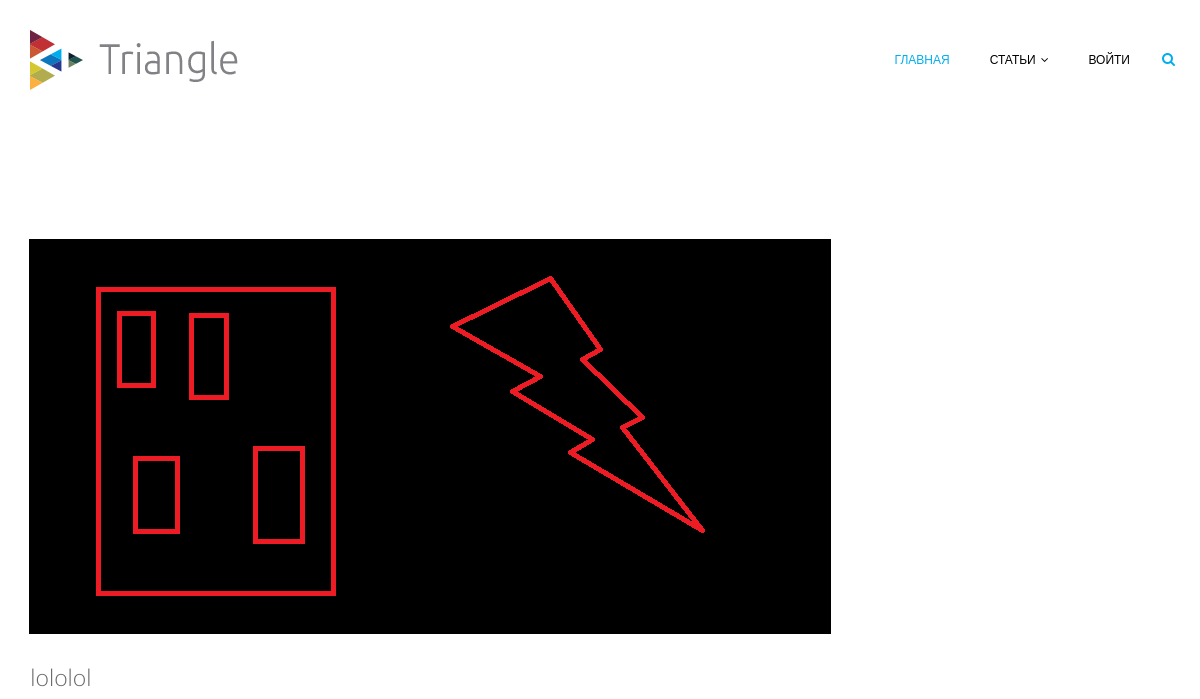
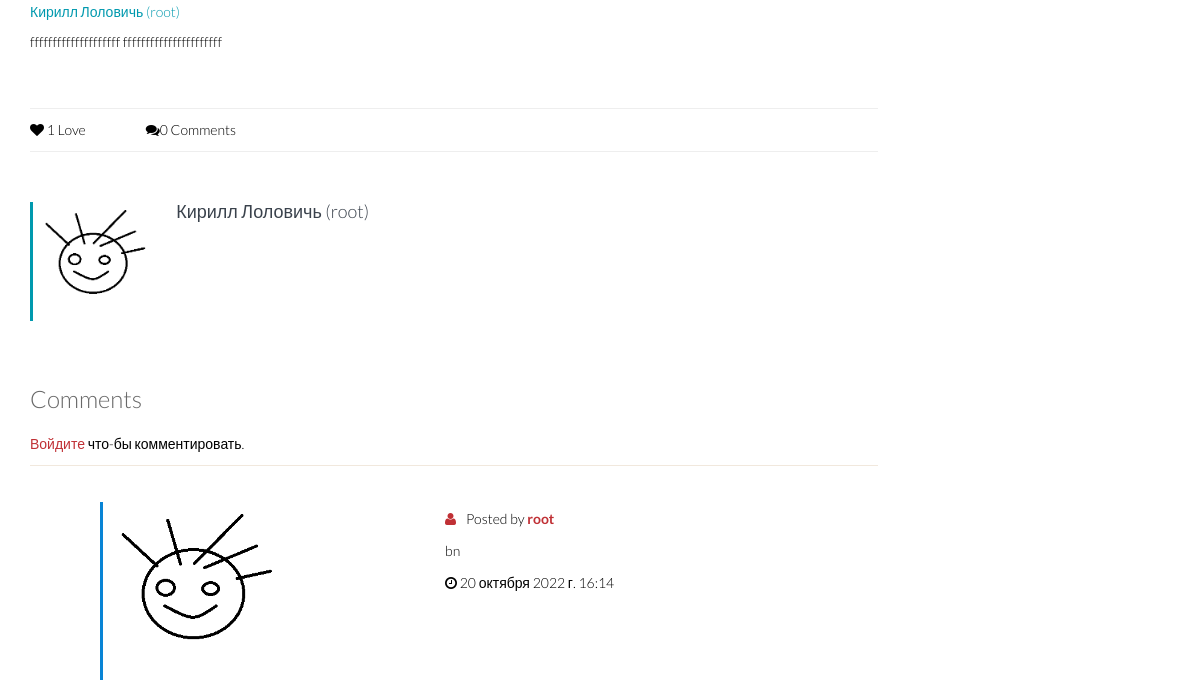
The page /blog/post/2/ (upper part) on the database as committed earlier (2 pictures, top to bottom).
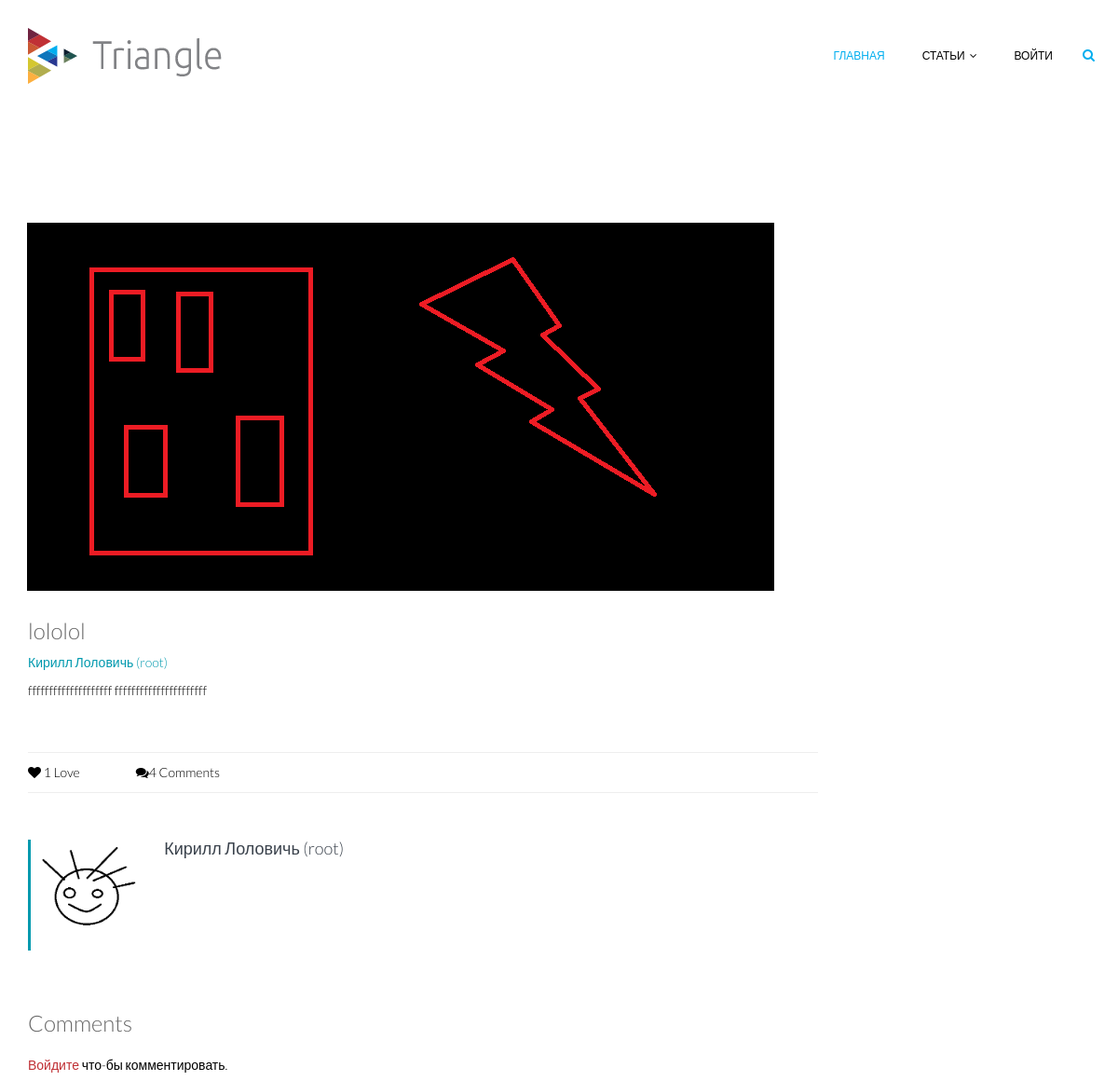
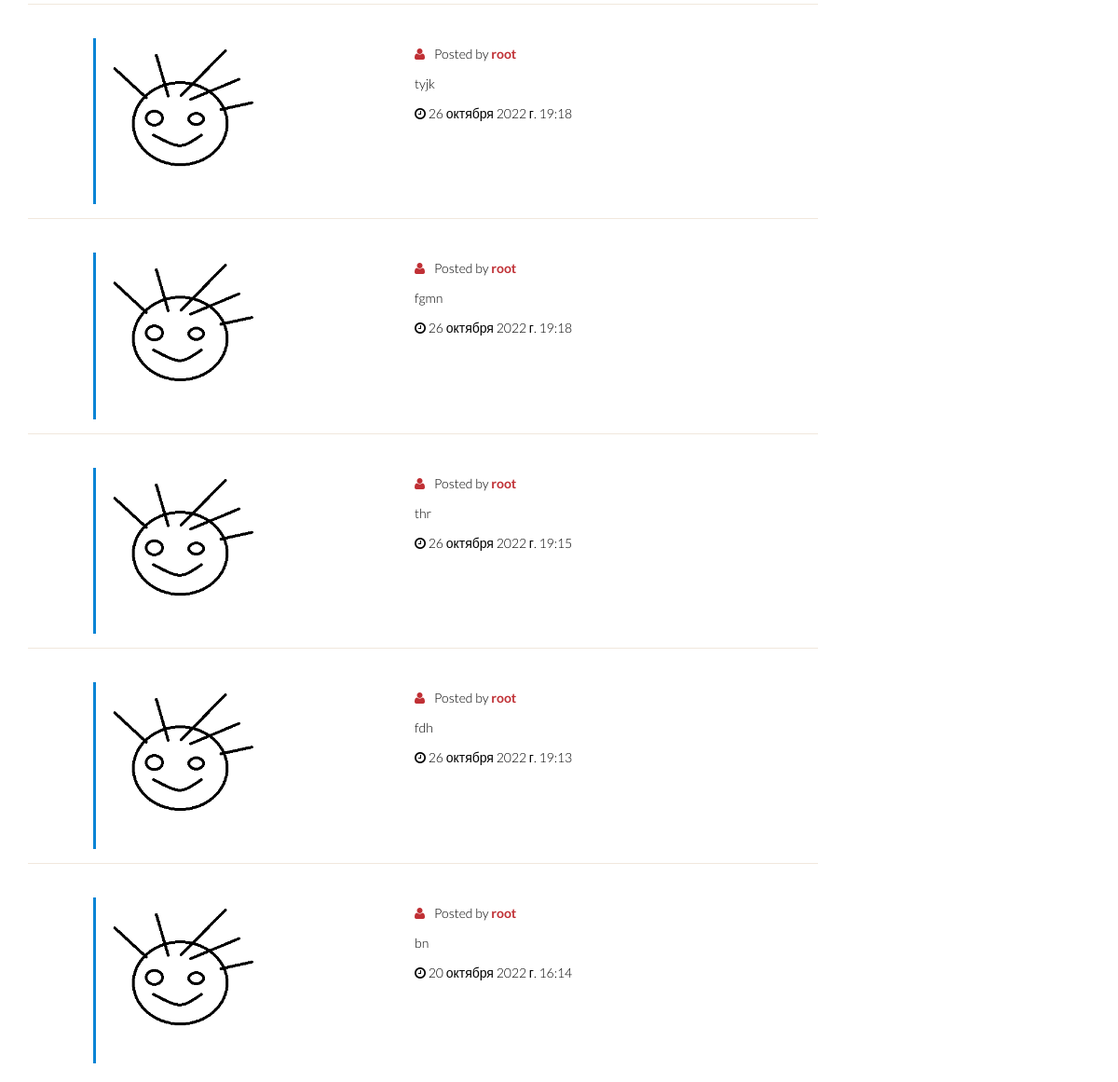
The same page on the database as committed later (2 pictures, top to bottom).
### blog/models.py (models this page shows)
class UserPost(models.Model):
    title = models.CharField(
        max_length=64,
    )
    image = models.ImageField(
        upload_to='blogs_images',
        blank=True)
    content = models.TextField(
        blank=True,
    )
    created = models.DateTimeField(
        auto_now_add=True
    )
    like_count = models.DecimalField(
        max_digits=8,
        decimal_places=0,
        default=0
    )
    comment_count = models.DecimalField(
        max_digits=8,
        decimal_places=0,
        default=0
    )
    author = models.ForeignKey(
        User,
        on_delete=models.CASCADE
    )

class Comment(models.Model):
    text = models.TextField(
        blank=False,
    )
    created = models.DateTimeField(
        auto_now_add=True
    )
    author = models.ForeignKey(
        User,
        on_delete=models.CASCADE
    )
    post_id = models.ForeignKey(
        UserPost,
        on_delete=models.CASCADE
    )

### auth_app/models.py (models this page shows)
class User(AbstractUser):
    avatar = models.ImageField(
        upload_to='users_avatars',
        blank=True)

### blog/views.py (the view)
# urls.py: path('post/<int:pk>/', user_post, name='post'),
def user_post(request, pk):
    title = 'пост'
    post = get_object_or_404(UserPost, pk=pk)
    if request.user.is_authenticated:
        likes = get_like_pk(request.user)
    else:
        likes = []
    comments = Comment.objects.filter(post_id=pk).order_by('-created')
    context = {
        'title': title,
        'post': post,
        'likes': likes,
        'comments': comments
    }
    return render(request, 'blog/post.html', context)

### main/context_processors.py (called while the page is built)
def info(request):
    info = ContactInfo.objects.first()
    return {
       'info': info,
    }

### blog/templates/blog/post.html (shortened to what this page needs)
{% extends 'main/base.html' %}
{% load static %}
{% block head %}
<link href="{% static 'main/css/bootstrap.min.css' %}" rel="stylesheet">
<link href="{% static 'main/css/font-awesome.min.css' %}" rel="stylesheet">
<link href="{% static 'main/css/lightbox.css' %}" rel="stylesheet">
<link href="{% static 'main/css/animate.min.css' %}" rel="stylesheet">
<link href="{% static 'main/css/main.css' %}" rel="stylesheet">
<link href="{% static 'main/css/responsive.css' %}" rel="stylesheet">
<link href="{% static 'blog/css/like.css' %}" rel="stylesheet">
{% endblock %}
{% block content %}
<section id="blog-details" class="padding-top">
    <div class="container">
        <div class="row">
            <div class="col-md-9 col-sm-7">
                <div class="row">
                    <div class="col-md-12 col-sm-12">
                        <div class="single-blog blog-details two-column">
                            <div class="post-thumb">
                                {% if post.image %}
                                <a href="#"><img src="{{ post.image.url }}" class="img-responsive" alt=""></a>
                                {% endif %}
                            </div>
                            <div class="post-content overflow">
                                <h2 class="post-title bold"><a href="#">{{ post.title }}</a></h2>
                                <h3 class="post-author"><a href="{% url 'user:user_profile' post.author.pk %}">
                                    {{ post.author.get_full_name }} ({{ post.author }})
                                </a></h3>
                                <p>{{ post.content }}</p>
                                <div class="post-bottom overflow">
                                    <ul class="nav navbar-nav post-nav">
                                        <li>
                                            <i class="fa fa-heart like {% if post.pk in likes %} like-on {% endif %}"
                                               name="{{ post.pk }}" url-like="{% url 'blog:like' post.pk %}"></i>
                                            <span class="count-like-{{ post.pk }}">{{ post.like_count }}</span> Love
                                        </li>
                                        <li><i class="fa fa-comments"></i><span class="comm-count">{{ post.comment_count }}</span> Comments
                                        </li>
                                    </ul>
                                </div>
                                <div class="author-profile padding">
                                    <div class="row">
                                        <div class="col-sm-2">
                                            {% if post.author.avatar %}
                                            <img src="{{ post.author.avatar.url }}" alt="">
                                            {% endif %}
                                        </div>
                                        <div class="col-sm-10">
                                            <h3>{{ post.author.get_full_name }} ({{ post.author }})</h3>
                                        </div>
                                    </div>
                                </div>
                                <div class="response-area">
                                    <h2 class="bold">Comments</h2>
                                    {% if user.is_authenticated %}
                                    <form method="post" id="UserComment" action="" post-pk="{{ post.pk }}">
                                        {% csrf_token %}
                                        <textarea name="text" id="comment" required="required" class="form-control"
                                                  rows="8" placeholder="Ваш текст здесь"></textarea>
                                        <div class="form-group">
                                            <input type="submit" name="submit" class="btn btn-submit"
                                                   value="опубликовать">
                                        </div>
                                    </form>
                                    {% else %}
                                    <p>
                                        <a href="{% url 'auth:login' %}?next={{request.path}}">Войдите</a>
                                        что-бы комментировать.
                                    </p>
                                    {% endif %}
                                    <ul class="media-list">
                                        {% include 'blog/includes/comment.html' %}
                                    </ul>
                                </div>
                            </div>
                        </div>
                    </div>
                </div>
            </div>
        </div>
    </div>
</section>
{% endblock %}

### main/templates/main/base.html (shortened to what this page needs)
{% load static %}
<!DOCTYPE html>
<html lang="en">
<head>
    {% block head %}
    {% endblock %}
</head>
<body>
{% include 'main/includes/header.html' %}
{% block content %}
{% endblock %}
</body>
</html>

### main/templates/main/includes/header.html (shortened to what this page needs)
{% load static %}
<header id="header">
        <div class="navbar navbar-inverse" role="banner">
            <div class="container">
                <div class="navbar-header">
                    <a class="navbar-brand" href="{% url 'main:index' %}">
                        <h1><img src="{% static 'main/images/logo.png' %}" alt="logo"></h1>
                    </a>
                </div>
                <div class="collapse navbar-collapse">
                    <ul class="nav navbar-nav navbar-right">
                        <li class="active"><a href="{% url 'main:index' %}">Главная</a></li>
                        <li class="dropdown"><a href="#">Статьи<i class="fa fa-angle-down"></i></a>
                        </li>
                        {% if user.is_authenticated %}
                        <li class="dropdown"><a href="#">{{ user.username }}<i class="fa fa-angle-down"></i></a>
                            <ul role="menu" class="sub-menu">
                                <li><a href="{% url 'user:personal_area' %}">Личный кабинет</a></li>
                                <li><a href="{% url 'blog:create' %}">Написать статью</a></li>
                                <li><a href="{% url 'auth:logout' %}">Выйти</a></li>
                            </ul>
                        </li>
                        {% else %}
                        <li class="dropdown"><a href="{% url 'auth:login' %}">Войти</a></li>
                        {% endif %}
                    </ul>
                </div>
                <div class="search">
                    <form role="form">
                        <i class="fa fa-search"></i>
                    </form>
                </div>
            </div>
        </div>
    </header>

### blog/templates/blog/includes/comment.html
{% load static %}
{% for comment in comments %}
<li class="media">
    <div class="post-comment">
        <a class="pull-left" href="#">
            {% if comment.author.avatar %}
            <img class="media-object" src="{{ comment.author.avatar.url }}" alt="" style="width: 50%;">
            {% endif %}
        </a>
        <div class="media-body">
                                                        <span><i class="fa fa-user"></i>Posted by <a
                                                                href="{% url 'user:user_profile' comment.author.pk %}">{{ comment.author }}</a></span>
            <p>{{ comment.text }}</p>
            <ul class="nav navbar-nav post-nav">
                <li><i class="fa fa-clock-o"></i>
                    {{ comment.created }}
                </li>
            </ul>
        </div>
    </div>
</li>
{% endfor %}

### main/templates/main/includes/js.html (shortened to what this page needs)
{% load static %}

### blog/templates/blog/includes/js.html (shortened to what this page needs)
{% load static %}

### main/static/main/css/main.css (style rules this page uses)
body { background: #fff; font-family: 'Lato', sans-serif; font-weight: 300; font-size: 14px; line-height: 22px; color: #000; }
html { height: 100%; }
a { color:#C03035; }
a { -webkit-transition: 300ms; -moz-transition: 300ms; -o-transition: 300ms; transition: 300ms; }
ul { list-style: none; }
h1, h2, h3, h4, h5, h6 { font-family: 'Lato', sans-serif; font-weight: 300; }
h1 { color: #686868; }
h2 { font-size: 24px; color: #686868; }
h3 { font-size: 18px; }
.overflow { overflow: hidden; }
.padding { padding: 65px 0; }
.padding-top { padding-top: 90px; }
#header { margin-bottom: 0; padding: 30px 0 60px 0; }
#header .navbar-inverse .container { position: relative; }
.search { position: absolute; top: 20px; right: 0; z-index: 1; }
.search i { color: #00aeef; cursor: pointer; position: absolute; right: 10px; top: 2px; }
#header .navbar { background: #fff; border: 0; margin-bottom: 0; }
#header .navbar-brand { padding: 0; margin-left: 0; }
#header .navbar-brand h1 { padding: 0; margin: 0; }
#header .navbar-nav.navbar-right >li:last-child { margin-right: 20px; }
#header .navbar-nav.navbar-right >li a { color: #000; font-size: 12px; padding: 20px; text-transform: uppercase; font-weight: 300; }
#header .navbar-inverse .navbar-nav li.active > a, #header .navbar-inverse .navbar-nav li.active > a:focus, #header .navbar-nav.navbar-right li > a:hover, .navbar-inverse .navbar-nav > .open > a { background-color: inherit; border: 0; color: #00aeef; }
.fa-angle-down { padding-left: 5px; }
.post-thumb { margin: -1px -1px 0; position: relative; overflow: hidden; }
.post-content { padding: 20px 0; }
.post-title { margin-top: 0; }
.post-title a, .comments-number a { color: #686868; }
.post-content .post-author { margin-top: 0; }
.post-content .post-author a { font-weight: 300; font-size: 14px; color: #0099AE; }
.post-bottom { border-top: 1px solid #eeeeee; padding-top: 10px; margin-top: 20px; margin: 20px -20px 0; padding: 20px 20px 0; }
.single-blog { padding-bottom: 30px; }
.single-blog .post-bottom { border-bottom: 1px solid #eeeeee; padding-top: 10px; padding-bottom: 10px; }
.post-nav { margin:0; padding: 0; }
.navbar-nav.post-nav li { margin-right: 60px; }
.single-blog.blog-details .post-content { padding-top: 30px; }
.single-blog.blog-details .post-bottom { margin-top: 55px; }
.author-profile.padding { padding-top:50px; }
.author-profile .col-sm-2 img { width: 100%; border-left: 3px solid #0099AE; }
.author-profile h3 { margin-top:0; color: #3a424c; }
.response-area { border-bottom: 0; }
.response-area h2 { margin-top: 0; margin-bottom: 0; border-bottom: 0; padding-bottom: 20px; }
.post-comment { padding-left: 70px; padding-top: 36px; border-top: 1px solid #f1e8dd; }
.post-comment .pull-left img { margin-right: 60px; border-left: 3px solid #0884d5; }
.post-comment .media-body { padding-top: 6px; border-bottom: 0; padding-bottom: 50px; }
.post-comment .media-body p { margin-top:10px; }
.post-comment .media-body span i { color: #C03035; margin-right: 10px; }
.post-comment .media-body span a { color: #C03035; font-weight: 700; }

Rows that differ between the two databases and show on the page:
changed UserPost "lololol": comment_count "0" → "4"
added Comment: author.avatar (picture), author "root", text "tyjk", created "26 октября 2022 г. 19:18"
added Comment: author.avatar (picture), author "root", text "fgmn", created "26 октября 2022 г. 19:18"
added Comment: author.avatar (picture), author "root", text "thr", created "26 октября 2022 г. 19:15"
added Comment: author.avatar (picture), author "root", text "fdh", created "26 октября 2022 г. 19:13"
